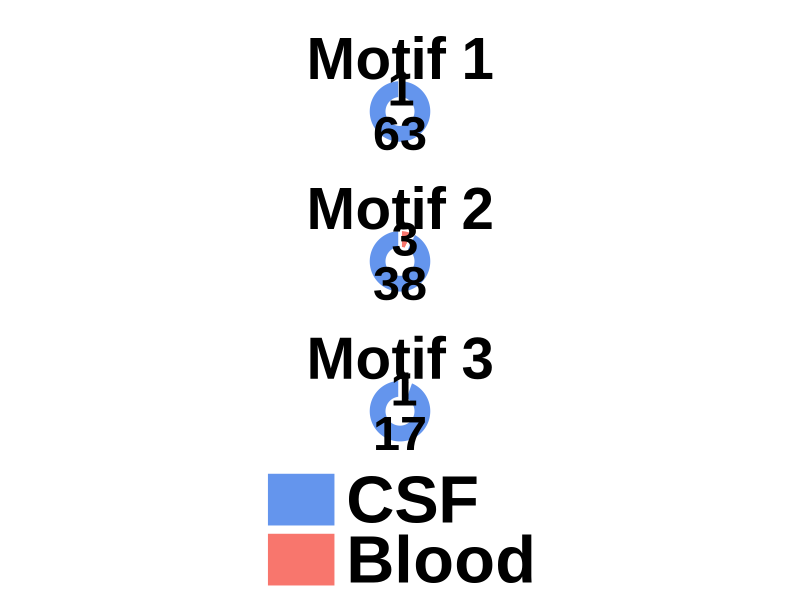

Source code (R):

suppressPackageStartupMessages({
  library(dplyr)
  library(ggplot2)
  library(patchwork)
  library(grid) 
})

#==============================================================================
# INPUT DATA
#==============================================================================
df <- tibble::tribble(
  ~Motife,   ~Blood, ~CSF,
  "Motif 1",     1,   63,
  "Motif 2",     3,   38,
  "Motif 3",     1,   17
)

#==============================================================================
# SETTINGS
#==============================================================================
blood_color <- "#F8766D"
csf_color   <- "cornflowerblue"

out_dir <- "~/data_storage/Motif_Donut/"
dir.create(out_dir, showWarnings = FALSE, recursive = TRUE)

FONT_FAMILY    <- "Arial"
TEXT_SIZE_PT   <- 35
GEOM_TEXT_SIZE <- TEXT_SIZE_PT / ggplot2::.pt

# Donut geometry (UNCHANGED)
ring_x    <- 2
bar_width <- 0.95
xlim_min  <- 0.9
xlim_max  <- 2.6

TITLE_VJUST  <- -0.9
STACK_GAP_PT <- 2

#==============================================================================
# CSF LABEL CONTROL
#==============================================================================
CSF_LABEL_ANGLE_FRAC <- 0.50

#==============================================================================
# LEGEND SIZE CONTROLS (NEW – legend ONLY)
#==============================================================================
LEGEND_TEXT_SIZE_PT <- 48
LEGEND_KEY_W        <- unit(1.9, "cm")
LEGEND_KEY_H        <- unit(0.85, "cm")
LEGEND_SPACING_Y    <- unit(0.45, "cm")

#==============================================================================
# DONUT FUNCTION
#==============================================================================
make_donut <- function(motif_name, blood_n, csf_n, show_legend = FALSE){
  
  dat <- tibble(
    Compartment = c("CSF","Blood"),
    Count       = c(csf_n, blood_n)
  ) %>%
    mutate(Compartment = factor(Compartment, levels = c("CSF","Blood"))) %>%
    arrange(desc(Compartment)) %>%
    mutate(ypos = cumsum(Count) - Count/2)
  
  total <- sum(dat$Count)
  
  label_dat <- dat %>%
    mutate(
      y_label = ifelse(
        Compartment == "CSF",
        total * CSF_LABEL_ANGLE_FRAC,
        ypos
      )
    )
  
  ggplot(dat, aes(x = ring_x, y = Count, fill = Compartment)) +
    geom_col(width = bar_width, color = "white", linewidth = 1.2) +
    coord_polar(theta = "y") +
    xlim(xlim_min, xlim_max) +
    
    geom_text(
      data = label_dat %>% filter(Count > 0),
      aes(x = ring_x, y = y_label, label = Count),
      inherit.aes = FALSE,
      size = GEOM_TEXT_SIZE,
      family = FONT_FAMILY,
      fontface = "bold",
      color = "black"
    ) +
    
    scale_fill_manual(
      values = c("CSF" = csf_color, "Blood" = blood_color),
      limits = c("CSF","Blood"),
      guide = guide_legend(
        ncol = 1,
        byrow = TRUE,
        keywidth  = LEGEND_KEY_W,
        keyheight = LEGEND_KEY_H
      )
    ) +
    
    ggtitle(motif_name) +
    theme_void() +
    theme(
      text = element_text(family = FONT_FAMILY, face = "bold", size = TEXT_SIZE_PT),
      plot.title = element_text(hjust = 0.5, vjust = TITLE_VJUST),
      plot.margin = margin(t = 0, r = 0, b = STACK_GAP_PT, l = 0, unit = "pt"),
      legend.position = if (show_legend) "bottom" else "none",
      legend.title = element_blank(),
      legend.text  = element_text(size = LEGEND_TEXT_SIZE_PT),
      legend.key.width  = LEGEND_KEY_W,
      legend.key.height = LEGEND_KEY_H,
      legend.spacing.y  = LEGEND_SPACING_Y
    )
}

#==============================================================================
# BUILD PLOTS
#==============================================================================
plots <- vector("list", nrow(df))
for(i in seq_len(nrow(df))){
  plots[[i]] <- make_donut(
    motif_name  = df$Motife[i],
    blood_n     = df$Blood[i],
    csf_n       = df$CSF[i],
    show_legend = (i == 1)
  )
}

#==============================================================================
# COMBINE + FORCE LEGEND BOTTOM
#==============================================================================
final_plot <-
  wrap_plots(plots, ncol = 1) +
  plot_layout(guides = "collect") &
  theme(
    legend.position = "bottom",
    legend.box = "vertical",
    legend.direction = "vertical",
    legend.text = element_text(size = LEGEND_TEXT_SIZE_PT),
    legend.key.width  = LEGEND_KEY_W,
    legend.key.height = LEGEND_KEY_H,
    legend.spacing.y  = LEGEND_SPACING_Y
  )

#==============================================================================
# SAVE
#==============================================================================
ggsave(
  filename = file.path(out_dir, "Motif_donuts_FINAL_legendONLY_enlarged.png"),
  plot = final_plot,
  width = 6.5,
  height = 18,
  dpi = 500,
  bg = "white"
)
